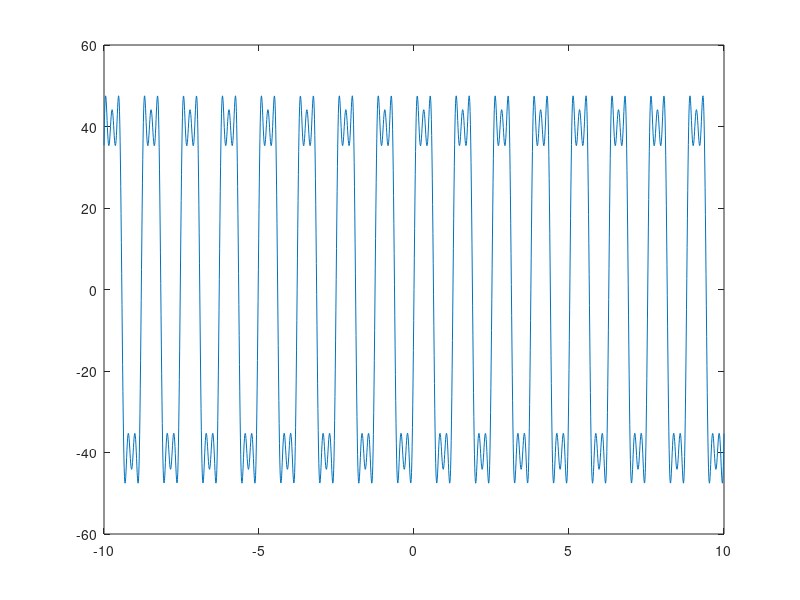

Reproduce this figure in MATLAB.
x=0;
t=-10:0.01:10;
a=40;
w=5;
n=input('Enter the value of n\n');
for(i=1:2:n)
    x=x+(4*(a/pi))*(sin(i*w*t)*1/i);
end
plot(t,x)
